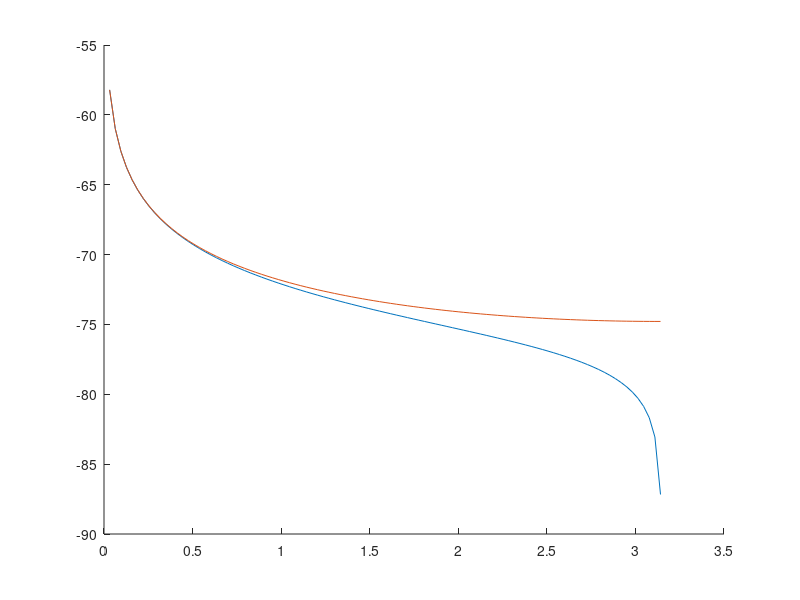

Reproduce this figure in MATLAB.
%% Constants
% Fundamental
hbar = 6.62607004e-34/(2*pi);
q_e = 1.60217662e-19;
m_e = 9.109e-31;
eV = 1.60217662e-19;
c = 2.9979e8;
alpha = 1/137;

% Functions
v = @(E) c*sqrt(1 - 1./gamma(MeV).^2);
E_e = @(MeV) MeV*1e6*eV;

% Experiment
Z_Ca40 = 20;
Z_e = 1;
E_250MeV = E_e(250);
theta = load("data/theta.tsv");
cross_section = load("data/cross_section.tsv");



%%
% functions
p = @(E, m) sqrt((E/c).^2 - (m*c)^2);
gamma = @(E, m) E/(m*c^2);
v = @(E, m) c*sqrt(1-1./gamma(E, m).^2);


E_experiment = 250e6*eV;         % (250 MeV)


p_e = p(E_experiment, m_e);
v_e = v(E_experiment, m_e);


%%
%x = lsqcurvfit(f(x), x0, xdata, ydata)

beta = v(E_experiment, m_e)/c;

cross_ruth = @(E, theta) (Z_e*Z_Ca40*alpha*hbar*c)^2./(4*beta^4*E^2*sin(theta/2).^4);
cross_mott = @(E, theta) cross_ruth(E, theta).*(1-beta^2*sin(theta/2).^2);


theta_vect = linspace(0, pi, 100);
cross_section = cross_mott(E_experiment, theta_vect);
cross_section_ruth = cross_ruth(E_experiment, theta_vect);

clf
hold on 
plot(theta_vect, log(cross_section))
plot(theta_vect, log(cross_section_ruth))
